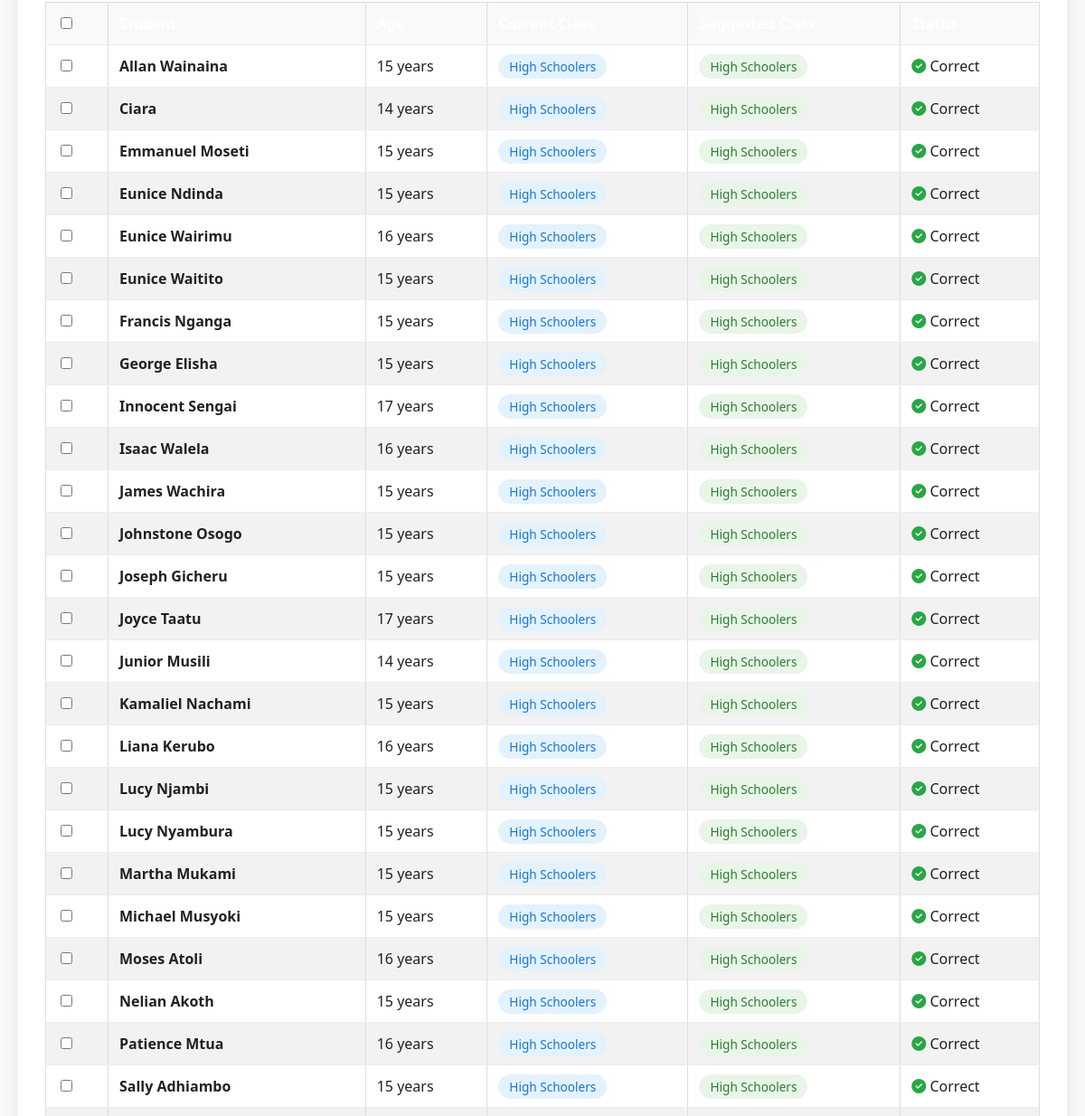
Before: /promote_students (signed in, middle part) with the older database file.
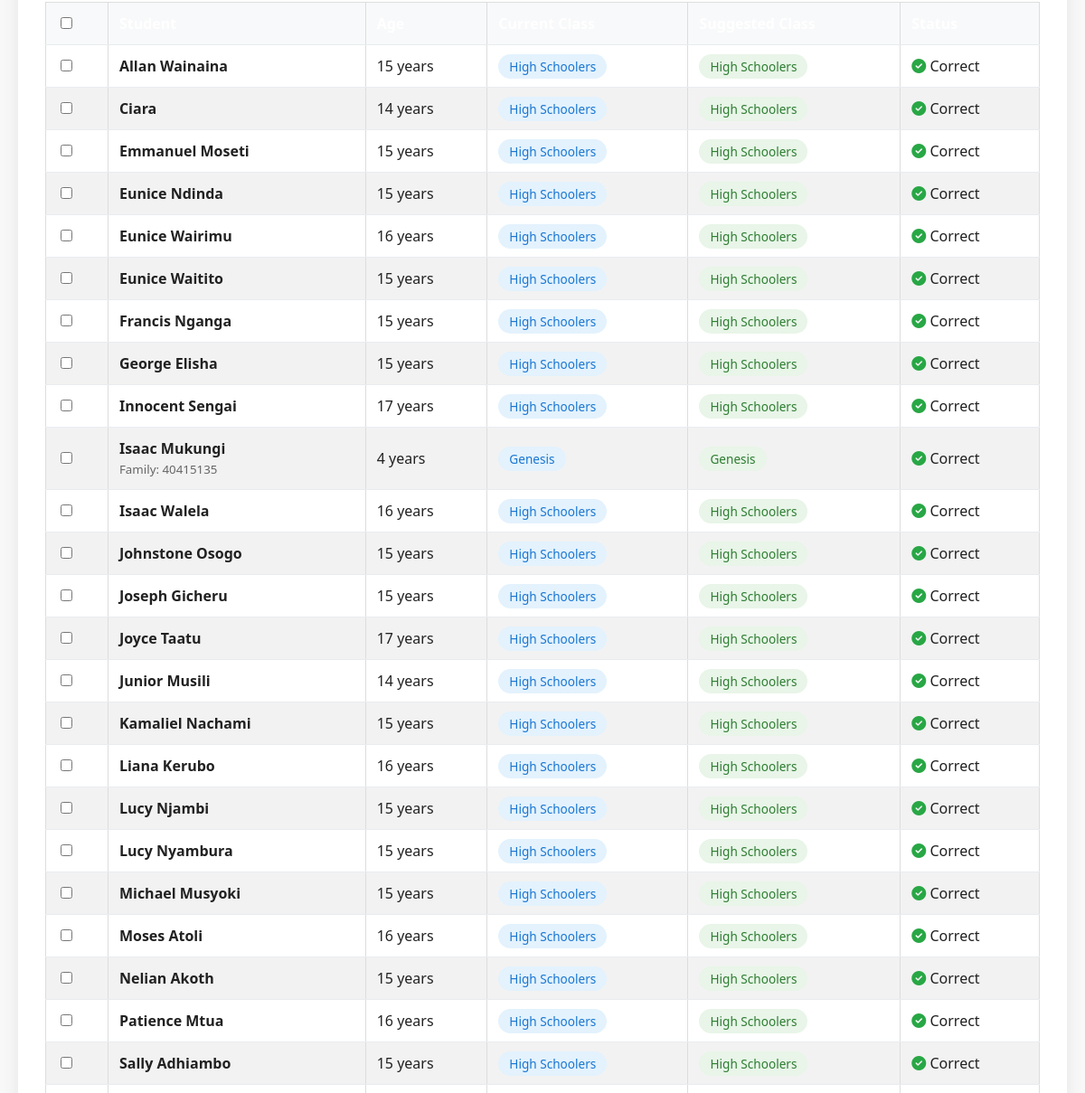
After: the same page with the newer database file.
### app.py (models this page shows)
class Student(db.Model):
    id = db.Column(db.Integer, primary_key=True)
    name = db.Column(db.String(100), nullable=False)
    dob = db.Column(db.String(20), nullable=False)
    parent = db.Column(db.String(100))
    contact = db.Column(db.String(50))
    student_class = db.Column(db.String(50))
    status = db.Column(db.String(10), default="active")
    deletion_requested = db.Column(db.Boolean, default=False)
    profile_image = db.Column(db.String(200))  # Store image filename
    family_id = db.Column(db.String(50))  # For grouping family members

### app.py (the view, shortened to what this page needs)
@app.route('/promote_students', methods=['GET', 'POST'])
def promote_students():
    if not session.get("role") == "admin":
        flash("Access denied.", "danger")
        return redirect(url_for("dashboard"))
    students = Student.query.filter_by(status='active').all()
    student_data = []
    for student in students:
        birth_date = datetime.strptime(student.dob, "%Y-%m-%d")
        today = datetime.now()
        age = today.year - birth_date.year - ((today.month, today.day) < (birth_date.month, birth_date.day))
        if age <= 5:
            suggested_class = "Genesis"
        elif age <= 7:
            suggested_class = "Exodus"
        elif age <= 9:
            suggested_class = "Psalms"
        elif age <= 11:
            suggested_class = "Proverbs"
        elif age <= 13:
            suggested_class = "Revelation"
        else:
            suggested_class = "High Schoolers"
        needs_promotion = student.student_class != suggested_class
        student_data.append({
            'student': student,
            'age': age,
            'current_class': student.student_class,
            'suggested_class': suggested_class,
            'needs_promotion': needs_promotion
        })
    student_data.sort(key=lambda x: (not x['needs_promotion'], x['student'].name))
    classes = ["Genesis", "Exodus", "Psalms", "Proverbs", "Revelation", "High Schoolers"]
    return render_template("promote_students.html",
                         student_data=student_data,
                         classes=classes)

### app.py (called while the page is built)
@app.context_processor
def inject_now():
    return {'now': datetime.now}

@app.context_processor
def utility_functions():
    def attendance_present(student_id, sunday):
        record = Attendance.query.filter_by(student_id=student_id, date=sunday).first()
        return record.present if record else False
    return dict(attendance_present=attendance_present)

### templates/promote_students.html (shortened to what this page needs)
<!DOCTYPE html>
<html lang="en">
<head>
    <link rel="stylesheet" href="{{ url_for('static', filename='css/styles.css') }}">
    <link rel="stylesheet" href="https://cdnjs.cloudflare.com/ajax/libs/font-awesome/6.5.0/css/all.min.css">
</head>
<body>
    <div class="promotion-container">
        <div class="promotion-card">
            <div class="card-content">
                <table class="student-table">
                    <thead>
                        <tr>
                            <th><input type="checkbox" id="selectAll" onchange="toggleAll()"></th>
                            <th>Student</th>
                            <th>Age</th>
                            <th>Current Class</th>
                            <th>Suggested Class</th>
                            <th>Status</th>
                        </tr>
                    </thead>
                    <tbody>
                        {% for data in student_data %}
                        <tr class="{{ 'needs-promotion' if data.needs_promotion else '' }}">
                            <td>
                                <input type="checkbox" name="student_ids" value="{{ data.student.id }}"
                                       form="manualForm" class="student-checkbox">
                            </td>
                            <td>
                                <strong>{{ data.student.name }}</strong>
                                {% if data.student.family_id %}
                                <br><small style="color: #666;">Family: {{ data.student.family_id }}</small>
                                {% endif %}
                            </td>
                            <td>{{ data.age }} years</td>
                            <td>
                                <span class="status-badge status-current">{{ data.current_class }}</span>
                            </td>
                            <td>
                                <span class="status-badge {{ 'status-needs' if data.needs_promotion else 'status-suggested' }}">
                                    {{ data.suggested_class }}
                                </span>
                            </td>
                            <td>
                                {% if data.needs_promotion %}
                                    <i class="fas fa-exclamation-triangle" style="color: #f57c00;"></i> Needs Update
                                {% else %}
                                    <i class="fas fa-check-circle" style="color: #28a745;"></i> Correct
                                {% endif %}
                            </td>
                        </tr>
                        {% endfor %}
                    </tbody>
                </table>
            </div>
        </div>
    </div>
</body>
</html>

Changed rows visible on the page:
removed Student: student.name "James Wachira", age "15", current_class "High Schoolers", suggested_class "High Schoolers", shows "Correct"
removed Student: student.name "Martha Mukami", age "15", current_class "High Schoolers", suggested_class "High Schoolers", shows "Correct"
added Student: student.name "Isaac Mukungi", student.family_id "40415135", age "4", current_class "Genesis", suggested_class "Genesis", shows "Correct"
